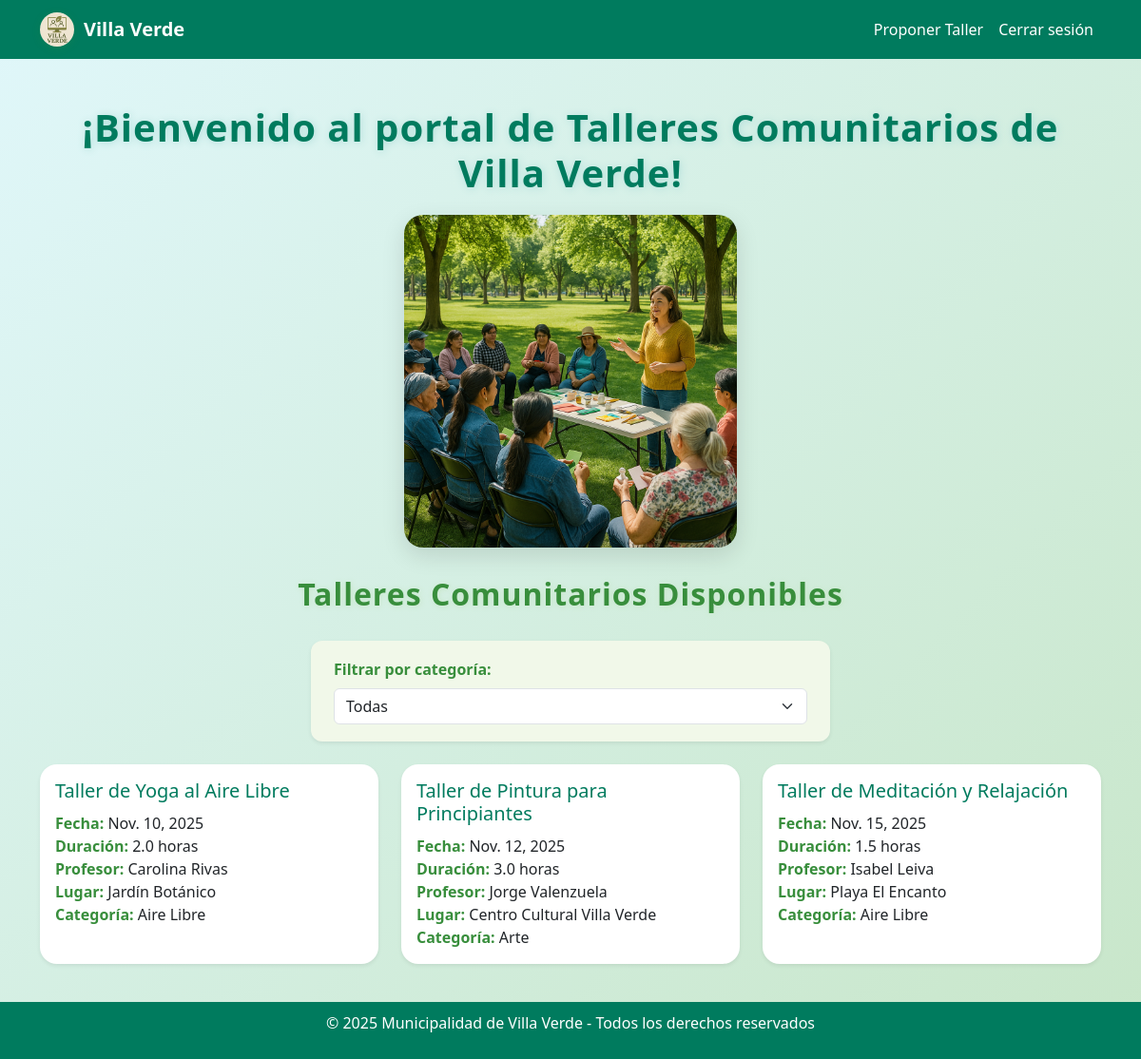
Screenshot of / (signed in) with the database file from the repository.
### talleres/models.py (models this page shows, shortened)
class Taller(models.Model):
    ESTADOS = [
        ('pendiente', 'Pendiente'),
        ('aceptado', 'Aceptado'),
        ('rechazado', 'Rechazado'),
    ]
    titulo = models.CharField(max_length=150)
    fecha = models.DateField()
    duracion_horas = models.FloatField()
    estado = models.CharField(max_length=10, choices=ESTADOS, default='pendiente')
    observacion = models.TextField(null=True, blank=True)
    profesor = models.ForeignKey(Profesor, on_delete=models.CASCADE)
    lugar = models.ForeignKey(Lugar, on_delete=models.CASCADE)
    categoria = models.ForeignKey(Categoria, on_delete=models.CASCADE)

class Profesor(models.Model):
    nombre_completo = models.CharField(max_length=150)

class Lugar(models.Model):
    nombre = models.CharField(max_length=100)
    direccion = models.CharField(max_length=255)

class Categoria(models.Model):
    nombre = models.CharField(max_length=100)
    descripcion = models.TextField()

### talleres/views.py (the view)
# urls.py: path('', views.home, name='home'),
def home(request):
    categoria_id = request.GET.get('categoria')
    talleres = Taller.objects.filter(
        estado='aceptado',
        fecha__gte=timezone.now()
    )
    if categoria_id:
        talleres = talleres.filter(categoria_id=categoria_id)
    categorias = Categoria.objects.all()
    return render(request, 'talleres/home.html', {
        'talleres': talleres,
        'categorias': categorias,
        'categoria_actual': categoria_id
    })

### talleres/templates/talleres/home.html (shortened to what this page needs)
{% extends "talleres/base.html" %}
{% block content %}
{% load static %}
<h1 class="custom-header">¡Bienvenido al portal de Talleres Comunitarios de Villa Verde!</h1>
<div class="mb-4">
    <img src="{% static 'talleres/images/imagen.jpg' %}" class="custom-img" alt="Villa Verde">
</div>
<h2 class="custom-section-title">Talleres Comunitarios Disponibles</h2>
<div class="row justify-content-center mb-4">
    <div class="col-md-6">
        <form method="get" class="custom-form shadow-sm">
            <label for="categoria" class="form-label fw-bold" style="color:#388e3c;">Filtrar por categoría:</label>
            <select name="categoria" id="categoria" class="form-select" onchange="this.form.submit()">
                <option value="">Todas</option>
            </select>
        </form>
    </div>
</div>
{% if talleres %}
<div class="row row-cols-1 row-cols-md-3 g-4">
    {% for taller in talleres %}
    <div class="col">
        <div class="card custom-card h-100 shadow-sm">
            <div class="card-body">
                <h5 class="card-title custom-card-title">{{ taller.titulo }}</h5>
                <p class="card-text custom-card-text">
                    <strong>Fecha:</strong> {{ taller.fecha }}<br>
                    <strong>Duración:</strong> {{ taller.duracion_horas }} horas<br>
                    <strong>Profesor:</strong> {{ taller.profesor.nombre_completo }}<br>
                    <strong>Lugar:</strong> {{ taller.lugar.nombre }}<br>
                    <strong>Categoría:</strong> {{ taller.categoria.nombre }}
                </p>
            </div>
        </div>
    </div>
    {% endfor %}
</div>
{% else %}
<div class="alert alert-warning text-center mt-4" role="alert">
    No hay talleres disponibles por ahora.
</div>
{% endif %}
{% endblock %}

### talleres/templates/talleres/base.html (style rules this page uses)
body { background-color: #f8f9fa; }

### talleres/templates/talleres/home.html (style rules this page uses)
body { background: linear-gradient(135deg, #e0f7fa 0%, #c8e6c9 100%); }
.custom-header { text-align: center; font-weight: bold; color: #007B5E; letter-spacing: 1px; margin-top: 30px; margin-bottom: 20px; text-shadow: 1px 1px 8px #b2dfdb; }
.custom-img { display: block; margin: 0 auto 30px auto; border-radius: 20px; box-shadow: 0 8px 24px rgba(0,0,0,0.12); max-width: 90%; max-height: 350px; object-fit: cover; }
.custom-section-title { text-align: center; margin-bottom: 30px; font-weight: bold; color: #388e3c; letter-spacing: 1px; text-shadow: 1px 1px 6px #c8e6c9; }
.custom-card { border: none; border-radius: 18px; background: #fff; box-shadow: 0 4px 18px rgba(0,0,0,0.10); transition: transform 0.2s, box-shadow 0.2s; }
.custom-card-title { color: #007B5E; font-size: 1.25rem; margin-bottom: 10px; }
.custom-card-text strong { color: #388e3c; }
.custom-form { background: #f1f8e9; border-radius: 12px; padding: 18px 24px; box-shadow: 0 2px 8px rgba(56,142,60,0.08); }

### rows the page displays
Taller: titulo "Taller de Yoga al Aire Libre", fecha "Nov. 10, 2025", duracion_horas "2.0", profesor.nombre_completo "Carolina Rivas", lugar.nombre "Jardín Botánico", categoria.nombre "Aire Libre"
Taller: titulo "Taller de Pintura para Principiantes", fecha "Nov. 12, 2025", duracion_horas "3.0", profesor.nombre_completo "Jorge Valenzuela", lugar.nombre "Centro Cultural Villa Verde", categoria.nombre "Arte"
Taller: titulo "Taller de Meditación y Relajación", fecha "Nov. 15, 2025", duracion_horas "1.5", profesor.nombre_completo "Isabel Leiva", lugar.nombre "Playa El Encanto", categoria.nombre "Aire Libre"
